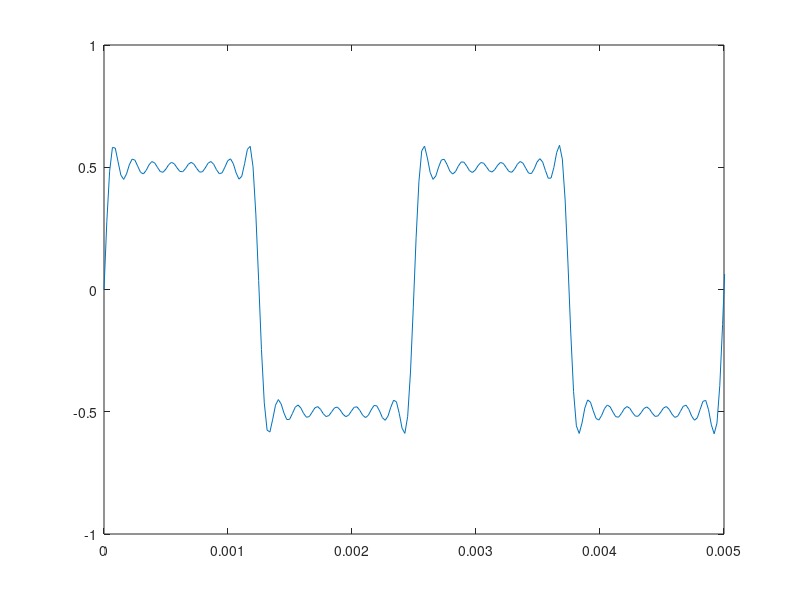

This chart was generated by the following MATLAB code: (Note: this script raises an error after producing the figure.)
clc
clear
k = [1:2:15]; %sets a sequence for 'k' odd numbers only, 1,3,5,...etc.
fs = 44100; %Standard sampling rate for audio signals
Ts = 1/fs; %Time step
t = 0:Ts:2-Ts; %time boundaries (2 periods of signal)
x1 = 0; %Initial value for 'x1' variable
L = length(t); %Length of vectore t
F = fs/L; %Frequency step size
f = (-fs/2):F:(fs/2)-F; %Frequency vector boundaries
y1 = 0.5*square(800*pi*t, 50); %Original Signal
for N = k
xt = (2/(pi*N))*sin(800*pi*N*t); %'xt' represents the Nth signal
x1 = x1 + xt; %Adds signal x1 into itself with the added Nth signal
end
figure(1)
plot(t,x1), axis([0 0.005 -1 1]) %plots signal 'x' vs t displaying two
periods
title('x_1(t) Synthesised with Fourier Series Synthesis')
xlabel ('Time (s)'), ylabel('Amplitude (unit(s))')
soundsc(x1,fs);
figure(2); %Shows comparison between oringal and synthesised signal
subplot(2,1,1);
plot(t,y1), axis([0 0.005 -1 1]);
title('Original Signal x_1(t)')
xlabel ('Time (s)'), ylabel('Amplitude (unit(s))')
subplot(2,1,2);
plot(t,x1), axis([0 0.005 -1 1]);
title('x_1(t) Synthesised');
xlabel ('Time (s)'), ylabel('Amplitude (unit(s))')
